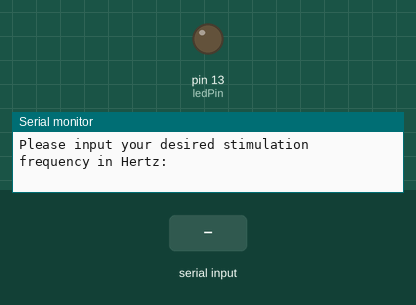
The sketch below on a simulated Arduino Uno, built with avr-gcc and run on an emulated ATmega328P. Parts: output pins drawn as LEDs (lit = HIGH), the last lines printed to the serial monitor. Inputs (shaded band) come from the test bench.

Above: at 0.8 s.
0.9 s: "90,45\n" received over Serial
At 1.32 s:
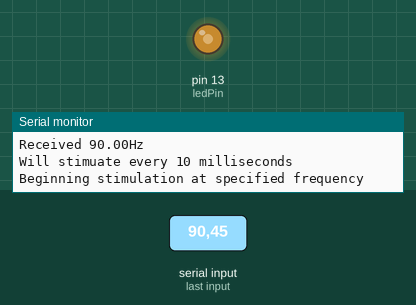
Timing chart, 0 to 9.9 s (numbered marks = the images above; inputs shaded):
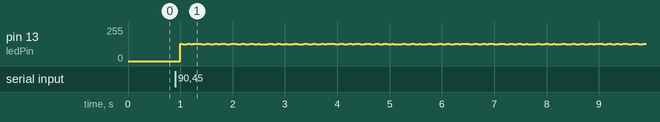

Measured:
- after the input at 0.9 s, pin 13 (ledPin): 0/255 → 131/255 after 0.10 s, then moves between 124/255 and 131/255, repeating every 1.9 s

The sketch:

electricalStimulator.ino
```cpp
// constants won't change. Used here to set a pin number:
const int ledPin = 13;  // the number of the LED pin

// Variables will change:
int ledState = LOW;  // ledState used to set the LED

// Generally, you should use "unsigned long" for variables that hold time
// The value will quickly become too large for an int to store
unsigned long previousMillis = 0;  // will store last time LED was updated

// constants won't change:
float stimulationFrequencyInHertz = 0.0; // Hertz
unsigned long pwmInterval;
void setup()
{
  // set the digital pin as output:
  pinMode(ledPin, OUTPUT);
  Serial.begin(9600);
  Serial.setTimeout(100000);
  digitalWrite(ledPin, 0);
  while(0.0 == stimulationFrequencyInHertz)
  {

    Serial.print("\nPlease input your desired stimulation frequency in Hertz: ");
    stimulationFrequencyInHertz = Serial.parseFloat();
    Serial.print("\n");
    Serial.print("Received ");
    Serial.print(stimulationFrequencyInHertz);
    Serial.print("Hz \n");
    if(0.0 == stimulationFrequencyInHertz)
    {
      Serial.println("Cannot stimulate at frequency of 0. Please try again.");
    }
  }
  pwmInterval = int(((1.0/stimulationFrequencyInHertz) * 1000))/2;
  Serial.print("Will stimuate every ");
  Serial.print(pwmInterval*2);
  Serial.print(" milliseconds \n");
  Serial.println("Beginning stimulation at specified frequency");
}

void loop()
{
  unsigned long currentMillis = (millis());

  if (currentMillis - previousMillis >= pwmInterval)
  {
    // save the last time you blinked the LED
    previousMillis = currentMillis;
    // if the LED is off turn it on and vice-versa:
    if (ledState == LOW) {
      ledState = HIGH;
    } else {
      ledState = LOW;
    }
    // set the LED with the ledState of the variable:
    digitalWrite(ledPin, ledState);
  }

}
```
